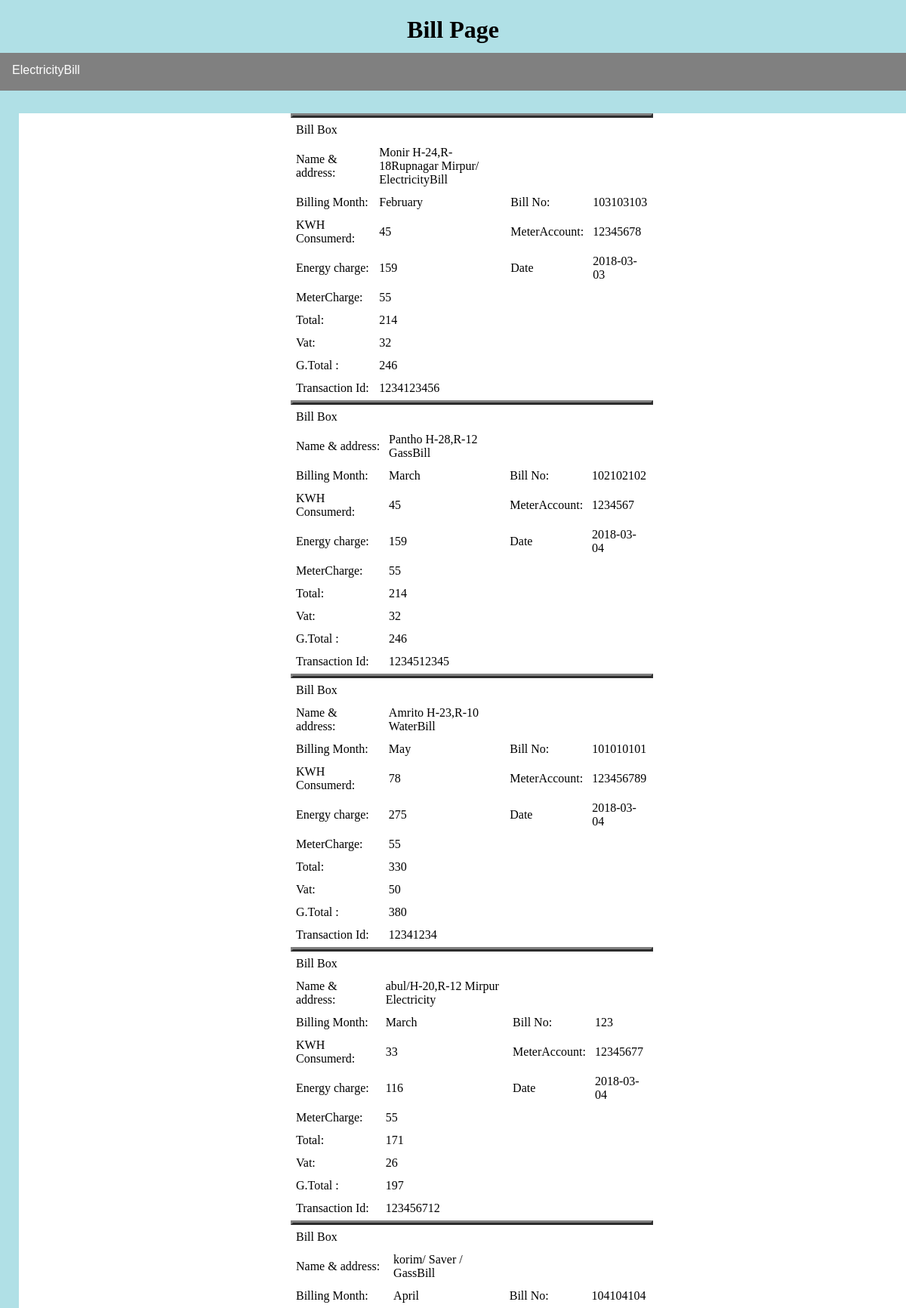
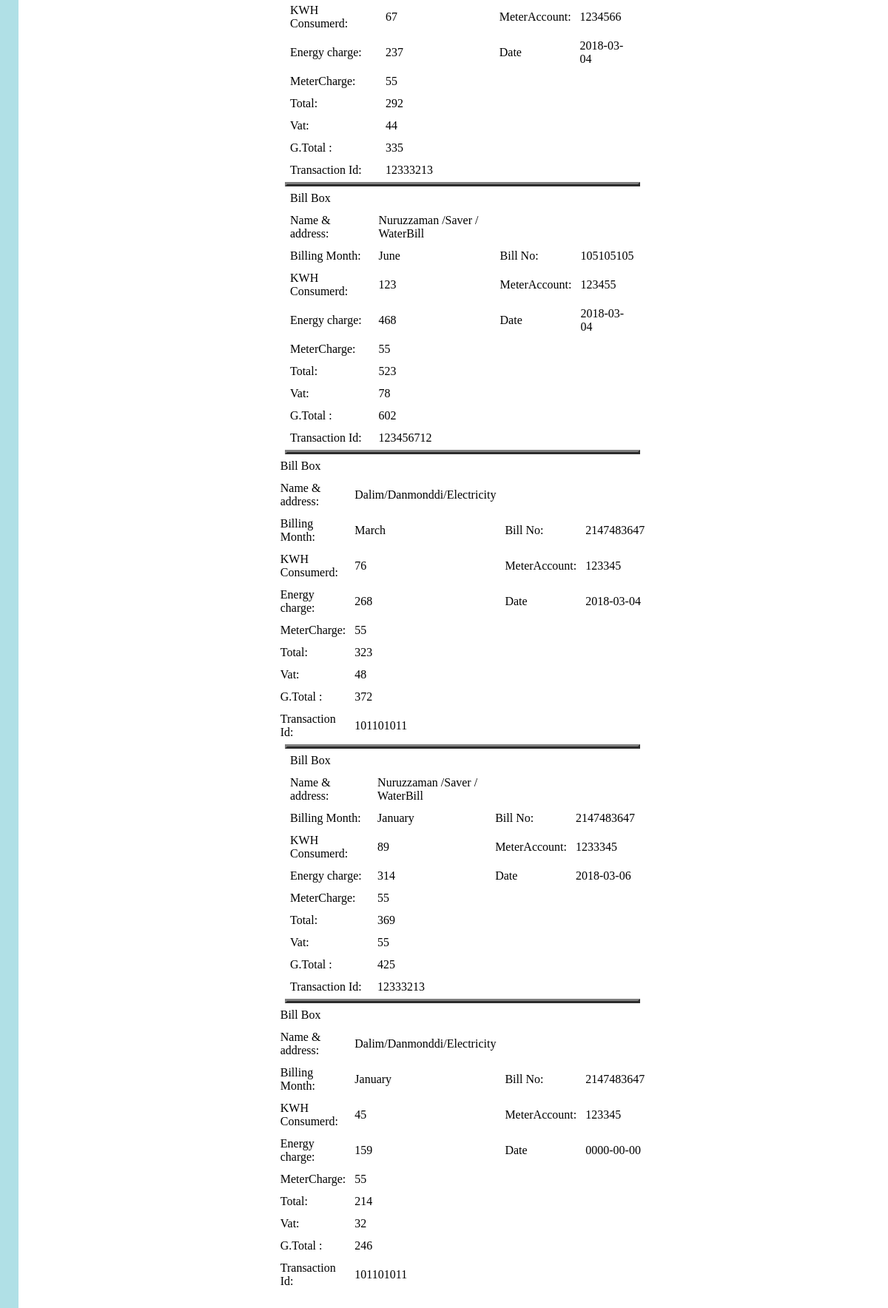
The app's page /Try/admin/ElectricityBill/electicity_bill.php with its own data (2 pictures, top to bottom).
### tables this page shows
CREATE TABLE `electricity` (
  `id` int(4) NOT NULL,
  `name_address` varchar(50) NOT NULL,
  `billing_month` varchar(50) NOT NULL,
  `bill_no` int(50) NOT NULL,
  `kwh_consumed` varchar(50) NOT NULL,
  `account_no` int(12) NOT NULL,
  `energy_charge` int(50) NOT NULL,
  `others` int(50) NOT NULL,
  `total_bill` int(50) NOT NULL,
  `due_bill` int(50) NOT NULL,
  `biil_payafterduedate` int(50) NOT NULL,
  `tansaction_id` int(50) NOT NULL,
  `submitt_date` date NOT NULL
);

### Try/admin/ElectricityBill/electicity_bill.php (the view, shortened to what this page needs)
<!DOCTYPE HTML>
<html>
<head>
</head>
<body style="background-color:powderblue;">
<center>
<div id="header">
  <h1>Bill Page </h1>
</div>
  <div id="menu">
    <div class="topnav">
     <div class="dropdown">
    <button class="dropbtn">ElectricityBill
    </button>
  </div>
</div>
  </div>
<div id="cont">
<?php
include("config.php");
$sql = "SELECT * FROM electricity ";
$result=mysqli_query($myConnection,$sql);
while($row=mysqli_fetch_array($result) ) {
$nameadd= $row['name_address'];
$billmonth= $row['billing_month'];
$billno= $row['bill_no'];
$consumption= $row['kwh_consumed'];
$accountno= $row['account_no'];
$energycharge= $row['energy_charge'];
$date= $row['submitt_date'];
$other= $row['others'];
$totalbill= $row['total_bill'];
$duebill= $row['due_bill'];
$dateafterpay= $row['biil_payafterduedate'];
$transaction= $row['tansaction_id'];
echo'<table  width="40%"  border="3px">
<table border="0px" width="40%">
<form id="electricity" name="cusinfo" method="post" action="insertelectricitytable.php";>
  <tr >
    <td>Bill Box </td><td></td><td></td><td> </td>
     </tr>
<tr>
    <td colspan="0">Name & address:</td><td> '.$nameadd.' </td><td></td><td></td>
</tr>
<tr>
<td>Billing Month: </td><td>'.$billmonth.'</td> <td>Bill No:</td><td>'.$billno.'</td>
</tr>
<tr>
<td>KWH Consumerd:</td><td>'.$consumption.' </td><td> MeterAccount:</td> <td>'.$accountno.'
</td>
    </tr>
 <tr>
      <td>Energy charge: </td><td>'.$energycharge.'</td><td>Date</td><td>'.$date.'</td>
</tr>
<tr>
    <td>MeterCharge:</td><td>'.$other.'</td>
     <td></td><td></td>
     </tr>
<tr>
<td>Total:</td><td>'.$totalbill.'</td>
<td></td><td></td>
</tr>
<tr>
 <td>Vat:</td><td>'.$duebill.' </td>
 <td></td><td></td>
</tr>
<tr>
 <td>G.Total :</td><td>'.$dateafterpay.' </td>
 <td></td><td></td>
</tr>
<tr>
 <td>Transaction Id:</td><td>'.$transaction.' </td>
 <td>
</tr>
</form>
</table>';
}
?>
</div>
</center>
 </body>
</html>

### Try/admin/ElectricityBill/electicity_bill.php (style rules this page uses)
#header { width:100%; height: 70px; top: 0px; position: absolute; left: 0px; border: 0px ; }
#menu { width:100%; height: 50px; background-color: gray; top: 70px; position: absolute; left: 0px; border: 0px solid; }
.dropdown { float: left; overflow: hidden; }
.dropdown .dropbtn { font-size: 16px; border: none; outline: none; color: white; padding: 14px 16px; background-color: inherit; }
#cont { height: 10000px; background-color: white; left: 25px; width:100%; top: 150px; position: absolute; }
#th, td { padding: 5px; text-align: left; }

### records on screen
electricity: name_address "Monir H-24,R-18Rupnagar Mirpur/ ElectricityBill", billing_month "February", bill_no "103103103", kwh_consumed "45", account_no "12345678", energy_charge "159", submitt_date "2018-03-03", others "55", total_bill "214", due_bill "32", biil_payafterduedate "246", tansaction "1234123456"
electricity: name_address "Pantho H-28,R-12 GassBill", billing_month "March", bill_no "102102102", kwh_consumed "45", account_no "1234567", energy_charge "159", submitt_date "2018-03-04", others "55", total_bill "214", due_bill "32", biil_payafterduedate "246", tansaction "1234512345"
electricity: name_address "Amrito H-23,R-10 WaterBill", billing_month "May", bill_no "101010101", kwh_consumed "78", account_no "123456789", energy_charge "275", submitt_date "2018-03-04", others "55", total_bill "330", due_bill "50", biil_payafterduedate "380", tansaction "12341234"
electricity: name_address "abul/H-20,R-12 Mirpur Electricity", billing_month "March", bill_no "123", kwh_consumed "33", account_no "12345677", energy_charge "116", submitt_date "2018-03-04", others "55", total_bill "171", due_bill "26", biil_payafterduedate "197", tansaction "123456712"
electricity: name_address "korim/ Saver / GassBill", billing_month "April", bill_no "104104104", kwh_consumed "67", account_no "1234566", energy_charge "237", submitt_date "2018-03-04", others "55", total_bill "292", due_bill "44", biil_payafterduedate "335", tansaction "12333213"
electricity: name_address "Nuruzzaman /Saver / WaterBill", billing_month "June", bill_no "105105105", kwh_consumed "123", account_no "123455", energy_charge "468", submitt_date "2018-03-04", others "55", total_bill "523", due_bill "78", biil_payafterduedate "602", tansaction "123456712"
electricity: name_address "Dalim/Danmonddi/Electricity", billing_month "March", bill_no "2147483647", kwh_consumed "76", account_no "123345", energy_charge "268", submitt_date "2018-03-04", others "55", total_bill "323", due_bill "48", biil_payafterduedate "372", tansaction "101101011"
electricity: name_address "Nuruzzaman /Saver / WaterBill", billing_month "January", bill_no "2147483647", kwh_consumed "89", account_no "1233345", energy_charge "314", submitt_date "2018-03-06", others "55", total_bill "369", due_bill "55", biil_payafterduedate "425", tansaction "12333213"
electricity: name_address "Dalim/Danmonddi/Electricity", billing_month "January", bill_no "2147483647", kwh_consumed "45", account_no "123345", energy_charge "159", submitt_date "0000-00-00", others "55", total_bill "214", due_bill "32", biil_payafterduedate "246", tansaction "101101011"
